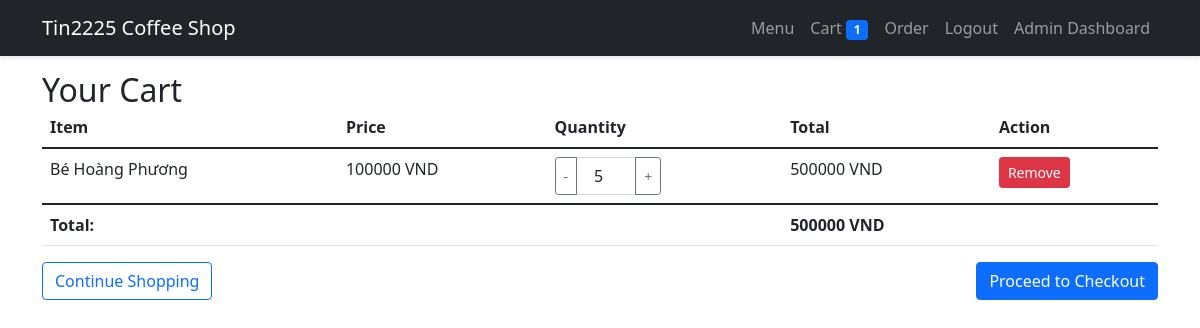
The page /cart/ (signed in) on the database as committed earlier.
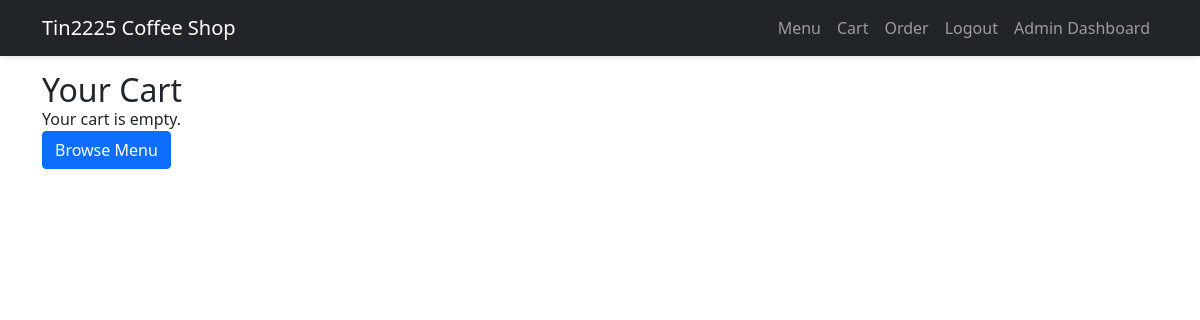
The same page on the database as committed later.
### users/models.py (models this page shows, shortened)
class CartItem(models.Model):
    user = models.ForeignKey(User, on_delete=models.CASCADE)
    menu_item = models.ForeignKey(MenuItem, on_delete=models.CASCADE)
    quantity = models.PositiveIntegerField(default=1)
    date_added = models.DateTimeField(auto_now_add=True)
    def get_total(self):
        return self.menu_item.price * self.quantity
    pass

class MenuItem(models.Model):
    name = models.CharField(max_length=100)
    description = models.TextField()
    price = models.DecimalField(max_digits=10, decimal_places=0)
    category = models.CharField(max_length=50)
    image = models.ImageField(upload_to='menu_items/', null=True, blank=True)
    is_available = models.BooleanField(default=True)
    created_at = models.DateTimeField(auto_now_add=True)

### users/views.py (the view)
# urls.py: path('cart/', user_views.cart_view, name='cart-view'),
@login_required
def cart_view(request):
    cart_items = CartItem.objects.filter(user=request.user)
    total = sum(item.get_total() for item in cart_items)
    return render(request, 'users/cart.html', {
        'cart_items': cart_items,
        'total': total
    })

### users/context_processors.py (called while the page is built)
def cart_item_count(request):
    if request.user.is_authenticated:
        cart_items = CartItem.objects.filter(user=request.user)
        return {'cart_items': cart_items}
    return {'cart_items': []}

### templates/users/cart.html (shortened to what this page needs)
{% extends 'base.html' %}
{% block content %}
<div class="container">
    <h2>Your Cart</h2>
    {% if cart_items %}
        <div class="table-responsive">
            <table class="table">
                <thead>
                    <tr>
                        <th>Item</th>
                        <th>Price</th>
                        <th>Quantity</th>
                        <th>Total</th>
                        <th>Action</th>
                    </tr>
                </thead>
                <tbody>
                    {% for item in cart_items %}
                    <tr>
                        <td>{{ item.menu_item.name }}</td>
                        <td>{{ item.menu_item.price }} VND</td>
                        <td>
                            <form method="POST" action="{% url 'cart-update-quantity' item.id %}"
                                  class="d-flex align-items-center" style="max-width: 150px;">
                                <div class="input-group">
                                    <button type="button" class="btn btn-outline-secondary btn-sm"
                                            onclick="decrementQuantity(this)">-</button>
                                    <input type="number" name="quantity" value="{{ item.quantity }}"
                                           min="1" class="form-control text-center"
                                           onchange="this.form.submit()"
                                           style="max-width: 60px;">
                                    <button type="button" class="btn btn-outline-secondary btn-sm"
                                            onclick="incrementQuantity(this)">+</button>
                                </div>
                            </form>
                        </td>
                        <td>{{ item.get_total }} VND</td>
                        <td>
                            <a href="{% url 'cart-remove' item.id %}" class="btn btn-danger btn-sm">Remove</a>
                        </td>
                    </tr>
                    {% endfor %}
                </tbody>
                <tfoot>
                    <tr>
                        <td colspan="3"><strong>Total:</strong></td>
                        <td colspan="2"><strong>{{ total }} VND</strong></td>
                    </tr>
                </tfoot>
            </table>
        </div>
        <div class="d-flex justify-content-between">
            <a href="{% url 'menu-list' %}" class="btn btn-outline-primary">Continue Shopping</a>
            <a href="{% url 'checkout' %}" class="btn btn-primary">Proceed to Checkout</a>
        </div>
    {% else %}
        <p>Your cart is empty.</p>
        <a href="{% url 'menu-list' %}" class="btn btn-primary">Browse Menu</a>
    {% endif %}
</div>
{% endblock %}

Rows that differ between the two databases and show on the page:
removed CartItem: menu_item.name "Bé Hoàng Phương", menu_item.price "100000", quantity "5", get_total "500000"
Other text that changed with them:
{{ total }}: "1" → (not shown)
{{ total }}: "500000" → (not shown)
text no longer shown: "Item Price Quantity Total Action Total: VND Continue Shopping Proceed to Checkout"
text now shown: "Your cart is empty. Browse Menu"
